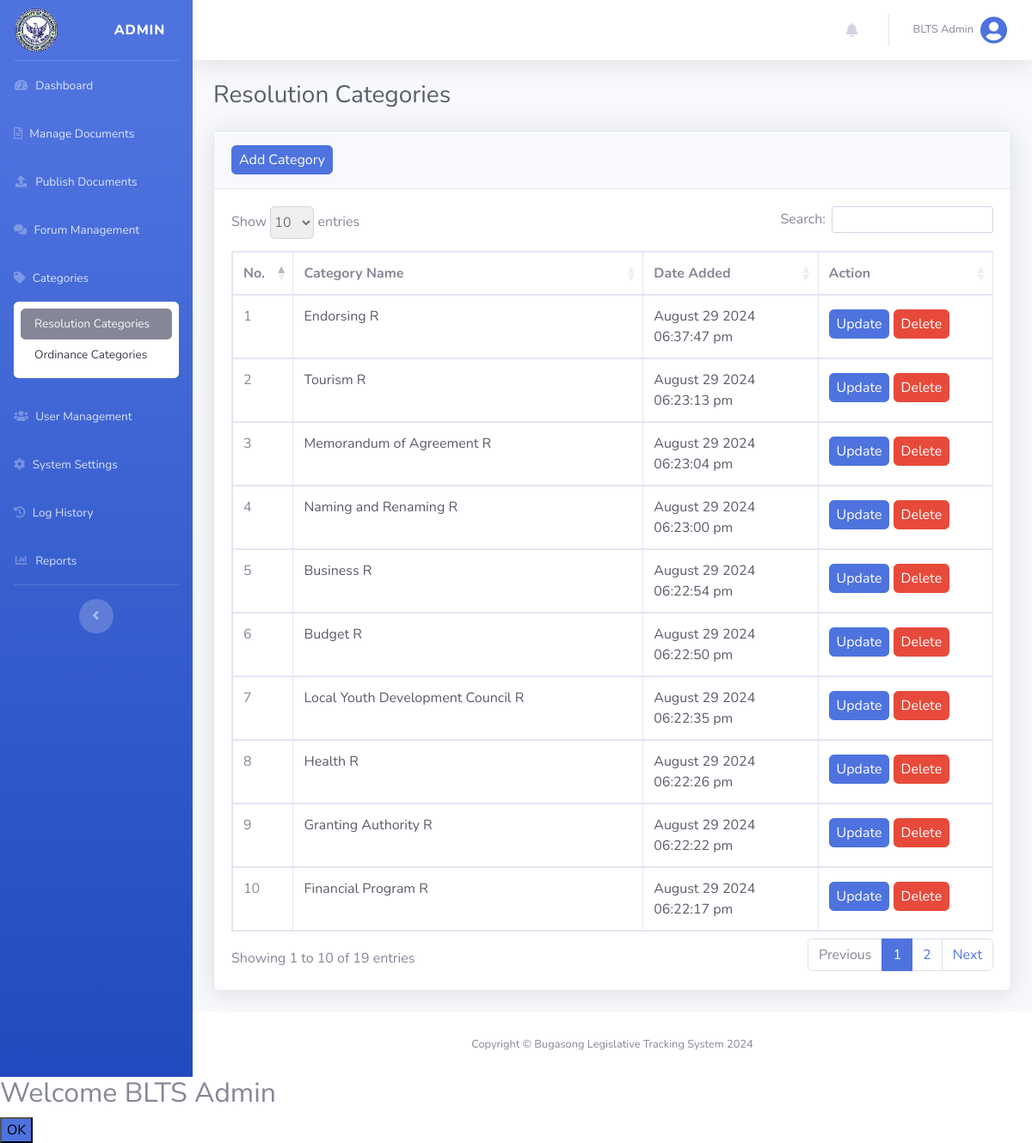
The page /views/admin_resolution_category.php (signed in) on the database its author committed.
### tables this page shows
CREATE TABLE `system_settings` (
  `system_setting_id` int(255) NOT NULL,
  `system_logo` varchar(255) NOT NULL
);

CREATE TABLE `users` (
  `user_id` int(255) NOT NULL,
  `name` varchar(255) NOT NULL,
  `email` varchar(255) NOT NULL,
  `username` varchar(255) NOT NULL,
  `password` varchar(255) NOT NULL,
  `status` int(255) NOT NULL DEFAULT 0,
  `user_type` varchar(255) NOT NULL DEFAULT 'citizen',
  `date_added` datetime NOT NULL DEFAULT current_timestamp()
);

CREATE TABLE `resolution_cat` (
  `resolution_cat_id` int(255) NOT NULL,
  `resolution_category_name` varchar(255) NOT NULL,
  `date_added` datetime NOT NULL DEFAULT current_timestamp()
);

### config/functions.php (called while the page is built, shortened)
<?php
function isLogin()
{
    return isset($_SESSION['isLogin']);
}
function isAdmin()
{
    return isset($_SESSION['user_type']) && $_SESSION['user_type'] === 'admin';
}
function logName()
{
    $users = find('users', ['user_id' => $_SESSION['user_id']]);
    return !empty($users) ? $users['name'] : null;
}
function logUsertype()
{
    return $_SESSION['user_type'];
}
function getAllResolutionCatDesc($orderby, $limit)
{
    return findAll('resolution_cat', $orderby, 'DESC', $limit);
}
function getSystemSettings()
{
    global $conn;
    $query = "SELECT * FROM system_settings";
    $settings = array();
    if ($result = $conn->query($query)) {
        while ($row = $result->fetch_assoc()) {
            $settings = $row;
        }
    } else {
        return false;
    }
    return $settings;
}
function isActiveMenu($page)
{
    $currentUri = $_SERVER['REQUEST_URI'];
    return strpos($currentUri, $page) !== false;
}

### config/database.php (called while the page is built, shortened)
<?php
$host = "localhost";
$username = "root";
$password = "";
$database = "blts";
$conn = mysqli_connect($host, $username, $password, $database);
function find($table, $conditions)
{
    global $conn;
    $sql = "SELECT * FROM $table WHERE ";
    $params = [];
    foreach ($conditions as $column => $value) {
        $sql .= "$column = ? AND ";
        $params[] = $value;
    }
    $sql = substr($sql, 0, -4);
    $stmt = mysqli_prepare($conn, $sql);
    $types = str_repeat("s", count($params));
    $stmt->bind_param($types, ...$params);
    $stmt->execute();
    $result = $stmt->get_result();
    return $result->fetch_assoc();
}
function findAll($table, $orderBy = null, $direction = 'ASC', $limit = null)
{
    global $conn;
    $sql = "SELECT * FROM $table";
    if ($orderBy === 'RAND()') {
        $sql .= " ORDER BY RAND()";
    } elseif ($orderBy) {
        $sql .= " ORDER BY $orderBy $direction";
    }
    $result = mysqli_query($conn, $sql);
    return mysqli_fetch_all($result, MYSQLI_ASSOC);
}

### views/admin_resolution_category.php (the view, shortened to what this page needs)
<?php
@include('header.php');
?>
<div id="content-wrapper" class="d-flex flex-column">
    <div id="content">
        <?php @include('top_navbar.php'); ?>
        <?php if (isAdmin()) : ?>
            <div class="container-fluid">
                <div class="d-sm-flex align-items-center justify-content-between mb-4">
                    <h1 class="h3 mb-0 text-gray-800">Resolution Categories</h1>
                </div>
                <div class="card shadow mb-4">
                    <div class="card-header py-3">
                        <a href="admin_add_resolution_cat.php" class="btn btn-primary px-2 py-1">Add Category</a>
                    </div>
                    <div class="card-body">
                        <div class="table-responsive">
                            <table class="table table-bordered" id="dataTable1" width="100%" cellspacing="0">
                                <thead>
                                    <tr>
                                        <th style="width: 5%;">No.</th>
                                        <th style="width: 40%;">Category Name</th>
                                        <th style="width: 20%;">Date Added</th>
                                        <th style="width: 20%;">Action</th>
                                    </tr>
                                </thead>
                                <tbody>
                                    <?php $count = 1; ?>
                                    <?php foreach (getAllResolutionCatDesc('resolution_cat_id', null) as $res_cat) :  ?>
                                        <tr>
                                            <td><?php echo $count++; ?></td>
                                            <td class="text-gray-800"><?php echo $res_cat['resolution_category_name']; ?></td>
                                            <td class="text-gray-800"><?php echo date('F d Y h:i:s a', strtotime($res_cat['date_added'])); ?>
                                            </td>
                                            <td>
                                                <a href="admin_update_resolution_cat.php?resolution_cat_id=<?php echo $res_cat['resolution_cat_id']; ?>" class="btn btn-primary px-2 py-1 my-1">Update</a>
                                                <a href="../actions/admin_delete.php?resolution_cat=delete&resolution_cat_id=<?php echo $res_cat['resolution_cat_id']; ?>" class="btn btn-danger px-2 py-1 my-1 delete">Delete</a>
                                            </td>
                                        </tr>
                                    <?php endforeach; ?>
                                </tbody>
                            </table>
                        </div>
                    </div>
                </div>
            </div>
        <?php else : redirect('dashboard', ''); ?>
        <?php endif; ?>
    </div>
    <footer class="sticky-footer bg-white">
        <div class="container my-auto">
            <div class="copyright text-center my-auto">
                <span>Copyright &copy; Bugasong Legislative Tracking System 2024</span>
            </div>
        </div>
    </footer>
</div>
<?php
@include('footer.php');
?>

### views/header.php (shortened to what this page needs)
<!DOCTYPE html>
<html lang="en">
<head>
    <link href="../vendor/fontawesome-free/css/all.min.css" rel="stylesheet" type="text/css">
    <link href="../css/sb-admin-2.min.css" rel="stylesheet">
    <link href="../css/datatable.css" rel="stylesheet">
    <link href="../css/styles.css" rel="stylesheet">
</head>
<body id="page-top">
    <div id="wrapper">
        <?php if (isLogin()) : ?>
            <ul class="navbar-nav bg-gradient-primary sidebar sidebar-dark accordion" id="accordionSidebar">
                <a class="sidebar-brand d-flex align-items-center justify-content-between" id="brandLink" data-title="BLTS - Dashboard" href="admin_home.php">
                    <div class="sidebar-brand-icon">
                        <?php echo (!empty(getSystemSettings()['system_logo'])) ? '<img width="52px" class="img-fluid" src="' . getSystemSettings()['system_logo'] . '">' : '<img width="52px" class="img-fluid" src="../uploads/placeholder.png" alt="placeholder">'; ?>
                    </div>
                    <div class="sidebar-brand-text mx-3"><?php echo logUsertype(); ?></div>
                </a>
                <hr class="sidebar-divider my-0">
                <li class="nav-item">
                    <a class="nav-link Links" id="dashboardLink" href="admin_home.php" data-title="BLTS - Dashboard">
                        <i class="fas fa-fw fa-tachometer-alt"></i>
                        <span>Dashboard</span>
                    </a>
                </li>
                <?php if (isAdmin()) : ?>
                    <li class="nav-item">
                        <a class="nav-link Links" id="ManageDocumentLink" href="#" data-toggle="collapse" data-target="#DocumentManagePage" aria-expanded="true" aria-controls="DocumentManagePage" data-title="BLTS - Manage Documents">
                            <i class="far fa-file-alt"></i>
                            <span>Manage Documents</span>
                        </a>
                    </li>
                    <li class="nav-item">
                        <a class="nav-link Links" id="publishDocumentLink" href="#" data-toggle="collapse" data-target="#DocumentPublishPage" aria-expanded="true" aria-controls="DocumentPublishPage" data-title="BLTS - Publish Documents">
                            <i class="fas fa-fw fa-upload"></i>
                            <span>Publish Documents</span>
                        </a>
                    </li>
                    <li class="nav-item">
                        <a class="nav-link Links" href="admin_forum.php" id="ForumManagementLink" data-title="BLTS - Forum Management">
                            <i class="fas fa-comments"></i>
                            <span>Forum Management</span>
                        </a>
                    </li>
                    <li class="nav-item">
                        <a class="nav-link Links" id="CategoriesLink" href="#" data-toggle="collapse" data-target="#CategoriesPage" aria-expanded="true" aria-controls="CategoriesPage" data-title="BLTS - Categories">
                            <i class="fas fa-tag"></i>
                            <span>Categories</span>
                        </a>
                        <div id="CategoriesPage" class="collapse <?php echo (isActiveMenu('/admin_resolution_category.php') || isActiveMenu('/admin_add_resolution_cat.php') || isActiveMenu('/admin_update_resolution_cat.php') || isActiveMenu('/admin_ordinance_category.php') || isActiveMenu('/admin_add_ordinance_cat.php') || isActiveMenu('/admin_update_ordinance_cat.php')) ? 'show' : ''; ?>" aria-labelledby="headingPages" data-parent="#accordionSidebar">
                            <div class="bg-white py-2 collapse-inner rounded">
                                <a class="collapse-item <?php echo (isActiveMenu('/admin_resolution_category.php') || isActiveMenu('/admin_add_resolution_cat.php') || isActiveMenu('/admin_update_resolution_cat.php')) ? 'bg-secondary text-light' : '' ?>" href="admin_resolution_category.php">Resolution Categories</a>
                                <a class="collapse-item <?php echo (isActiveMenu('/admin_ordinance_category.php') || isActiveMenu('/admin_add_ordinance_cat.php') || isActiveMenu('/admin_update_ordinance_cat.php')) ? 'bg-secondary text-light' : '' ?>" href="admin_ordinance_category.php">Ordinance Categories</a>
                            </div>
                        </div>
                    </li>
                    <li class="nav-item">
                        <a class="nav-link Links" href="admin_user_management.php" id="UserManagementLink" data-title="BLTS - User Management">
                            <i class="fas fa-users"></i>
                            <span>User Management</span>
                        </a>
                    </li>
                    <li class="nav-item">
                        <a class="nav-link Links" href="admin_system_setting.php" id="SystemSettingLink" data-title="BLTS - System Settings">
                            <i class="fas fa-cog"></i>
                            <span>System Settings</span>
                        </a>
                    </li>
                    <li class="nav-item">
                        <a class="nav-link Links" href="admin_log_history.php" id="LogHistoryLink" data-title="BLTS - Log History">
                            <i class="fas fa-history"></i>
                            <span>Log History</span>
                        </a>
                    </li>
                    <li class="nav-item">
                        <a class="nav-link Links" id="ReportLink" href="#" data-toggle="collapse" data-target="#ReportPage" aria-expanded="true" aria-controls="ReportPage" data-title="BLTS - Reports">
                            <i class="fas fa-fw fa-chart-bar"></i>
                            <span>Reports</span>
                        </a>
                    </li>
                <?php endif; ?>
                <hr class="sidebar-divider d-none d-md-block">
                <div class="text-center d-none d-md-inline">
                    <button class="rounded-circle border-0" id="sidebarToggle"></button>
                </div>
            </ul>
        <?php endif;

### views/top_navbar.php (shortened to what this page needs)
<nav class="navbar navbar-expand navbar-light bg-white topbar mb-4 shadow">
    <ul class="navbar-nav ml-auto">
        <?php @include('notification_nav.php'); ?>
        <li class="nav-item dropdown no-arrow">
            <a class="nav-link dropdown-toggle" href="#" id="userDropdown" role="button" data-toggle="dropdown" aria-haspopup="true" aria-expanded="false">
                <span class="mr-2 d-none d-lg-inline text-gray-600 small"><?php echo logName(); ?></span>
                <i class="img-profile rounded-circle fas fa-user-circle fa-2x text-primary"></i>
            </a>
        </li>
    </ul>
</nav>

### rows shown on the page
system_settings: system_logo (picture)
users: name "BLTS Admin"
resolution_cat: resolution_category_name "Endorsing R", date_added "August 29 2024 06:37:47 pm"
resolution_cat: resolution_category_name "Tourism R", date_added "August 29 2024 06:23:13 pm"
resolution_cat: resolution_category_name "Memorandum of Agreement R", date_added "August 29 2024 06:23:04 pm"
resolution_cat: resolution_category_name "Naming and Renaming R", date_added "August 29 2024 06:23:00 pm"
resolution_cat: resolution_category_name "Business R", date_added "August 29 2024 06:22:54 pm"
resolution_cat: resolution_category_name "Budget R", date_added "August 29 2024 06:22:50 pm"
resolution_cat: resolution_category_name "Local Youth Development Council R", date_added "August 29 2024 06:22:35 pm"
resolution_cat: resolution_category_name "Health R", date_added "August 29 2024 06:22:26 pm"
resolution_cat: resolution_category_name "Granting Authority R", date_added "August 29 2024 06:22:22 pm"
resolution_cat: resolution_category_name "Financial Program R", date_added "August 29 2024 06:22:17 pm"

### other values the page prints
logUsertype() "ADMIN"
